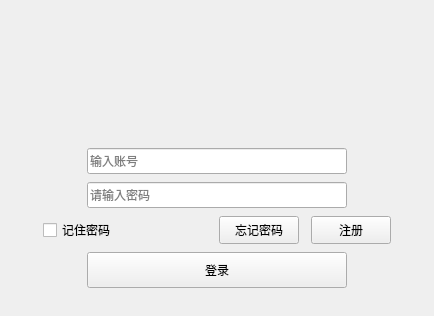
<?xml version="1.0" encoding="UTF-8"?>
<ui version="4.0">
 <class>UserLogin</class>
 <widget class="QWidget" name="UserLogin">
  <property name="geometry">
   <rect>
    <x>0</x>
    <y>0</y>
    <width>434</width>
    <height>316</height>
   </rect>
  </property>
  <property name="sizePolicy">
   <sizepolicy hsizetype="Fixed" vsizetype="Fixed">
    <horstretch>0</horstretch>
    <verstretch>0</verstretch>
   </sizepolicy>
  </property>
  <property name="minimumSize">
   <size>
    <width>434</width>
    <height>316</height>
   </size>
  </property>
  <property name="maximumSize">
   <size>
    <width>434</width>
    <height>316</height>
   </size>
  </property>
  <property name="windowTitle">
   <string>UserLogin</string>
  </property>
  <layout class="QVBoxLayout" name="verticalLayout_2">
   <property name="spacing">
    <number>0</number>
   </property>
   <property name="leftMargin">
    <number>0</number>
   </property>
   <property name="topMargin">
    <number>0</number>
   </property>
   <property name="rightMargin">
    <number>0</number>
   </property>
   <property name="bottomMargin">
    <number>0</number>
   </property>
   <item>
    <widget class="QWidget" name="titleWidget" native="true">
     <property name="sizePolicy">
      <sizepolicy hsizetype="Expanding" vsizetype="Expanding">
       <horstretch>0</horstretch>
       <verstretch>0</verstretch>
      </sizepolicy>
     </property>
     <property name="minimumSize">
      <size>
       <width>0</width>
       <height>104</height>
      </size>
     </property>
     <property name="maximumSize">
      <size>
       <width>16777215</width>
       <height>104</height>
      </size>
     </property>
     <property name="titleskin" stdset="0">
      <bool>true</bool>
     </property>
    </widget>
   </item>
   <item>
    <widget class="QWidget" name="bodyWidget" native="true">
     <property name="sizePolicy">
      <sizepolicy hsizetype="Preferred" vsizetype="Expanding">
       <horstretch>0</horstretch>
       <verstretch>0</verstretch>
      </sizepolicy>
     </property>
     <property name="minimumSize">
      <size>
       <width>0</width>
       <height>200</height>
      </size>
     </property>
     <property name="bottomskin" stdset="0">
      <bool>true</bool>
     </property>
     <layout class="QVBoxLayout" name="verticalLayout">
      <property name="spacing">
       <number>0</number>
      </property>
      <property name="leftMargin">
       <number>0</number>
      </property>
      <property name="topMargin">
       <number>36</number>
      </property>
      <property name="rightMargin">
       <number>0</number>
      </property>
      <property name="bottomMargin">
       <number>20</number>
      </property>
      <item>
       <layout class="QHBoxLayout" name="horizontalLayout">
        <item>
         <spacer name="horizontalSpacer">
          <property name="orientation">
           <enum>Qt::Horizontal</enum>
          </property>
          <property name="sizeHint" stdset="0">
           <size>
            <width>40</width>
            <height>20</height>
           </size>
          </property>
         </spacer>
        </item>
        <item>
         <widget class="QLineEdit" name="editUserAccount">
          <property name="minimumSize">
           <size>
            <width>260</width>
            <height>26</height>
           </size>
          </property>
          <property name="maximumSize">
           <size>
            <width>260</width>
            <height>26</height>
           </size>
          </property>
          <property name="maxLength">
           <number>33</number>
          </property>
          <property name="placeholderText">
           <string>输入账号</string>
          </property>
         </widget>
        </item>
        <item>
         <spacer name="horizontalSpacer_2">
          <property name="orientation">
           <enum>Qt::Horizontal</enum>
          </property>
          <property name="sizeHint" stdset="0">
           <size>
            <width>40</width>
            <height>20</height>
           </size>
          </property>
         </spacer>
        </item>
       </layout>
      </item>
      <item>
       <layout class="QHBoxLayout" name="horizontalLayout_2">
        <item>
         <spacer name="horizontalSpacer_3">
          <property name="orientation">
           <enum>Qt::Horizontal</enum>
          </property>
          <property name="sizeHint" stdset="0">
           <size>
            <width>40</width>
            <height>20</height>
           </size>
          </property>
         </spacer>
        </item>
        <item>
         <widget class="QLineEdit" name="editPassword">
          <property name="minimumSize">
           <size>
            <width>260</width>
            <height>26</height>
           </size>
          </property>
          <property name="maximumSize">
           <size>
            <width>260</width>
            <height>26</height>
           </size>
          </property>
          <property name="maxLength">
           <number>33</number>
          </property>
          <property name="echoMode">
           <enum>QLineEdit::Password</enum>
          </property>
          <property name="placeholderText">
           <string>请输入密码</string>
          </property>
         </widget>
        </item>
        <item>
         <spacer name="horizontalSpacer_4">
          <property name="orientation">
           <enum>Qt::Horizontal</enum>
          </property>
          <property name="sizeHint" stdset="0">
           <size>
            <width>40</width>
            <height>20</height>
           </size>
          </property>
         </spacer>
        </item>
       </layout>
      </item>
      <item>
       <layout class="QHBoxLayout" name="horizontalLayout_3">
        <property name="spacing">
         <number>12</number>
        </property>
        <item>
         <spacer name="horizontalSpacer_5">
          <property name="orientation">
           <enum>Qt::Horizontal</enum>
          </property>
          <property name="sizeHint" stdset="0">
           <size>
            <width>18</width>
            <height>20</height>
           </size>
          </property>
         </spacer>
        </item>
        <item>
         <widget class="QCheckBox" name="checkBox">
          <property name="sizePolicy">
           <sizepolicy hsizetype="Fixed" vsizetype="Fixed">
            <horstretch>0</horstretch>
            <verstretch>0</verstretch>
           </sizepolicy>
          </property>
          <property name="minimumSize">
           <size>
            <width>164</width>
            <height>28</height>
           </size>
          </property>
          <property name="maximumSize">
           <size>
            <width>164</width>
            <height>28</height>
           </size>
          </property>
          <property name="text">
           <string>记住密码</string>
          </property>
         </widget>
        </item>
        <item>
         <widget class="QPushButton" name="forgetWordbtn">
          <property name="sizePolicy">
           <sizepolicy hsizetype="Fixed" vsizetype="Fixed">
            <horstretch>0</horstretch>
            <verstretch>0</verstretch>
           </sizepolicy>
          </property>
          <property name="minimumSize">
           <size>
            <width>0</width>
            <height>28</height>
           </size>
          </property>
          <property name="maximumSize">
           <size>
            <width>16777215</width>
            <height>28</height>
           </size>
          </property>
          <property name="text">
           <string>忘记密码</string>
          </property>
         </widget>
        </item>
        <item>
         <widget class="QPushButton" name="registBtn">
          <property name="sizePolicy">
           <sizepolicy hsizetype="Fixed" vsizetype="Fixed">
            <horstretch>0</horstretch>
            <verstretch>0</verstretch>
           </sizepolicy>
          </property>
          <property name="minimumSize">
           <size>
            <width>0</width>
            <height>24</height>
           </size>
          </property>
          <property name="maximumSize">
           <size>
            <width>16777215</width>
            <height>28</height>
           </size>
          </property>
          <property name="text">
           <string>注册</string>
          </property>
         </widget>
        </item>
        <item>
         <spacer name="horizontalSpacer_6">
          <property name="orientation">
           <enum>Qt::Horizontal</enum>
          </property>
          <property name="sizeHint" stdset="0">
           <size>
            <width>18</width>
            <height>20</height>
           </size>
          </property>
         </spacer>
        </item>
       </layout>
      </item>
      <item>
       <layout class="QHBoxLayout" name="horizontalLayout_4">
        <item>
         <spacer name="horizontalSpacer_7">
          <property name="orientation">
           <enum>Qt::Horizontal</enum>
          </property>
          <property name="sizeHint" stdset="0">
           <size>
            <width>40</width>
            <height>20</height>
           </size>
          </property>
         </spacer>
        </item>
        <item>
         <widget class="QPushButton" name="loginBtn">
          <property name="minimumSize">
           <size>
            <width>260</width>
            <height>36</height>
           </size>
          </property>
          <property name="maximumSize">
           <size>
            <width>260</width>
            <height>36</height>
           </size>
          </property>
          <property name="text">
           <string>登录</string>
          </property>
         </widget>
        </item>
        <item>
         <spacer name="horizontalSpacer_8">
          <property name="orientation">
           <enum>Qt::Horizontal</enum>
          </property>
          <property name="sizeHint" stdset="0">
           <size>
            <width>40</width>
            <height>20</height>
           </size>
          </property>
         </spacer>
        </item>
       </layout>
      </item>
     </layout>
    </widget>
   </item>
  </layout>
 </widget>
 <layoutdefault spacing="6" margin="11"/>
 <resources/>
 <connections/>
</ui>
